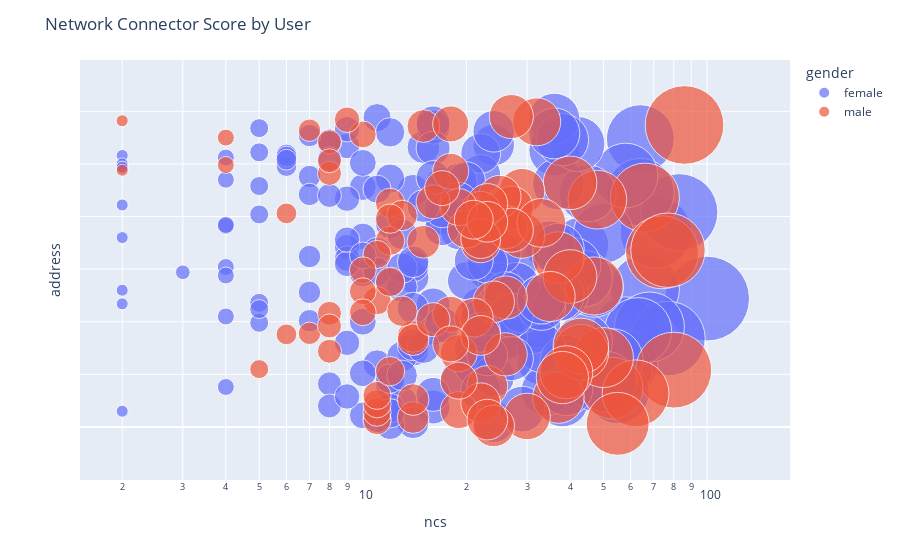

Notebook source saved alongside this figure:
### Code cell
fig = px.scatter(df, x="ncs", y="address",
        size="ncs", color="gender",
                 hover_name="Department", log_x=True, size_max=60)
fig.update_layout(title_text='Network Connector Score by User',autosize=True,)
fig.update_yaxes(showticklabels=False)
fig.show()

### Figure 1 — Plotly figure (JSON) as saved in the notebook; plotly's stock layout.template omitted (floating-point values rounded to 4 significant figures; data arrays with more than 128 entries replaced by an {"elided": "..."} marker saying what was removed)
{"data": [{"hovertemplate": "<b>%{hovertext}</b><br><br>gender=female<br>ncs=%{marker.size}<br>address=%{y}<extra></extra>", "hovertext": {"elided": "185 str values"}, "legendgroup": "female", "marker": {"color": "#636efa", "size": {"elided": "185 int values"}, "sizemode": "area", "sizeref": 0.02778, "symbol": "circle"}, "mode": "markers", "name": "female", "orientation": "v", "showlegend": true, "type": "scatter", "x": {"elided": "185 int values"}, "xaxis": "x", "y": {"elided": "185 int values"}, "yaxis": "y"}, {"hovertemplate": "<b>%{hovertext}</b><br><br>gender=male<br>ncs=%{marker.size}<br>address=%{y}<extra></extra>", "hovertext": ["TalentDevelopmentandLearning", "TalentDevelopmentandLearning", "OrganizationChange", "OrganizationChange", "OrganizationChange", "TalentDevelopmentandLearning", "TalentDevelopmentandLearning", "OrganizationChange", "TalentDevelopmentandLearning", "TalentDevelopmentandLearning", "OrganizationChange", "TalentDevelopmentandLearning", "OrganizationAnalytics", "TalentDevelopmentandLearning", "TalentDevelopmentandLearning", "TalentDevelopmentandLearning", "TalentDevelopmentandLearning", "TalentDevelopmentandLearning", "OrganizationChange", "OrganizationChange", "OrganizationChange", "TalentDevelopmentandLearning", "HR", "TalentDevelopmentandLearning", "TalentDevelopmentandLearning", "HR", "TalentDevelopmentandLearning", "TalentDevelopmentandLearning", "OrganizationChange", "OrganizationChange", "TalentDevelopmentandLearning", "TalentDevelopmentandLearning", "TalentDevelopmentandLearning", "OrganizationAnalytics", "TalentDevelopmentandLearning", "OrganizationAnalytics", "HR", "HR", "TalentDevelopmentandLearning", "TalentDevelopmentandLearning", "TalentDevelopmentandLearning", "TalentDevelopmentandLearning", "HR", "TalentDevelopmentandLearning", "TalentDevelopmentandLearning", "TalentDevelopmentandLearning", "TalentDevelopmentandLearning", "HR", "OrganizationChange", "TalentDevelopmentandLearning", "TalentDevelopmentandLearning", "OrganizationChange", "OrganizationChange", "OrganizationChange", "TalentDevelopmentandLearning", "OrganizationChange", "HR", "TalentDevelopmentandLearning", "TalentDevelopmentandLearning", "TalentDevelopmentandLearning", "TalentDevelopmentandLearning", "TalentDevelopmentandLearning", "TalentDevelopmentandLearning", "OrganizationChange", "HR", "HR", "OrganizationAnalytics", "TalentDevelopmentandLearning", "OrganizationAnalytics", "TalentDevelopmentandLearning", "OrganizationChange", "HR", "TalentDevelopmentandLearning", "TalentDevelopmentandLearning", "TalentDevelopmentandLearning", "TalentDevelopmentandLearning", "TalentDevelopmentandLearning", "TalentDevelopmentandLearning", "OrganizationChange", "OrganizationChange", "TalentDevelopmentandLearning", "TalentDevelopmentandLearning", "TalentDevelopmentandLearning", "TalentDevelopmentandLearning", "TalentDevelopmentandLearning", "TalentDevelopmentandLearning", "OrganizationAnalytics", "TalentDevelopmentandLearning", "TalentDevelopmentandLearning", "OrganizationChange", "HR", "TalentDevelopmentandLearning", "TalentDevelopmentandLearning", "OrganizationChange", "TalentDevelopmentandLearning", "OrganizationChange"], "legendgroup": "male", "marker": {"color": "#EF553B", "size": [86, 66, 74, 80, 77, 53, 62, 37, 47, 50, 43, 19, 37, 43, 23, 39, 55, 48, 40, 40, 29, 38, 12, 32, 30, 19, 12, 29, 27, 27, 35, 26, 25, 26, 13, 22, 11, 8, 26, 14, 7, 11, 14, 24, 22, 18, 21, 11, 24, 11, 33, 27, 19, 23, 18, 22, 15, 20, 22, 18, 23, 11, 12, 22, 8, 14, 19, 14, 23, 21, 16, 10, 8, 15, 16, 11, 8, 13, 9, 17, 10, 10, 12, 8, 6, 6, 10, 4, 7, 18, 5, 12, 8, 4, 2, 2], "sizemode": "area", "sizeref": 0.02778, "symbol": "circle"}, "mode": "markers", "name": "male", "orientation": "v", "showlegend": true, "type": "scatter", "x": [86, 66, 74, 80, 77, 53, 62, 37, 47, 50, 43, 19, 37, 43, 23, 39, 55, 48, 40, 40, 29, 38, 12, 32, 30, 19, 12, 29, 27, 27, 35, 26, 25, 26, 13, 22, 11, 8, 26, 14, 7, 11, 14, 24, 22, 18, 21, 11, 24, 11, 33, 27, 19, 23, 18, 22, 15, 20, 22, 18, 23, 11, 12, 22, 8, 14, 19, 14, 23, 21, 16, 10, 8, 15, 16, 11, 8, 13, 9, 17, 10, 10, 12, 8, 6, 6, 10, 4, 7, 18, 5, 12, 8, 4, 2, 2], "xaxis": "x", "y": [287, 218, 166, 54, 168, 37, 32, 28, 134, 66, 71, 70, 161, 77, 39, 52, 3, 216, 232, 143, 182, 47, 213, 290, 10, 16, 177, 224, 295, 208, 124, 190, 219, 123, 201, 175, 6, 108, 69, 9, 282, 14, 86, 119, 23, 243, 104, 22, 1, 120, 194, 187, 44, 7, 107, 205, 286, 188, 87, 288, 212, 164, 198, 179, 72, 26, 209, 83, 195, 197, 102, 278, 271, 176, 214, 30, 241, 110, 292, 227, 149, 129, 53, 253, 88, 203, 109, 249, 89, 79, 55, 138, 96, 275, 291, 244], "yaxis": "y"}], "layout": {"autosize": true, "legend": {"itemsizing": "constant", "title": {"text": "gender"}, "tracegroupgap": 0}, "margin": {"t": 60}, "title": {"text": "Network Connector Score by User"}, "xaxis": {"anchor": "y", "domain": [0, 1], "title": {"text": "ncs"}, "type": "log"}, "yaxis": {"anchor": "x", "domain": [0, 1], "showticklabels": false, "title": {"text": "address"}}}}
